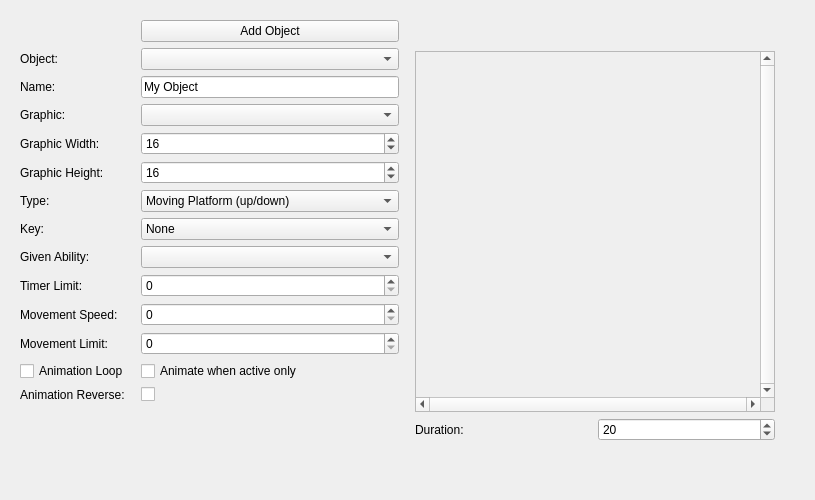
<?xml version="1.0" encoding="UTF-8"?>
<ui version="4.0">
 <class>object_tab</class>
 <widget class="QWidget" name="object_tab">
  <property name="geometry">
   <rect>
    <x>0</x>
    <y>0</y>
    <width>815</width>
    <height>500</height>
   </rect>
  </property>
  <property name="windowTitle">
   <string>Form</string>
  </property>
  <layout class="QGridLayout" name="gridLayout">
   <item row="0" column="0">
    <widget class="QWidget" name="horizontalWidget_2" native="true">
     <property name="sizePolicy">
      <sizepolicy hsizetype="Expanding" vsizetype="Expanding">
       <horstretch>0</horstretch>
       <verstretch>0</verstretch>
      </sizepolicy>
     </property>
     <property name="styleSheet">
      <string notr="true"/>
     </property>
     <layout class="QHBoxLayout" name="horizontalLayout_14">
      <property name="sizeConstraint">
       <enum>QLayout::SetNoConstraint</enum>
      </property>
      <property name="rightMargin">
       <number>20</number>
      </property>
      <item>
       <layout class="QGridLayout" name="gridLayout_13">
        <property name="bottomMargin">
         <number>20</number>
        </property>
        <item row="9" column="0">
         <widget class="QLabel" name="givenAbility_label">
          <property name="text">
           <string>Given Ability:</string>
          </property>
         </widget>
        </item>
        <item row="12" column="0">
         <widget class="QLabel" name="label_62">
          <property name="text">
           <string>Movement Limit:</string>
          </property>
         </widget>
        </item>
        <item row="4" column="2">
         <widget class="QComboBox" name="graphicfile_combo"/>
        </item>
        <item row="10" column="2">
         <widget class="QSpinBox" name="timer">
          <property name="maximum">
           <number>99999</number>
          </property>
         </widget>
        </item>
        <item row="15" column="2">
         <widget class="QCheckBox" name="animation_reverse_checkbox">
          <property name="text">
           <string/>
          </property>
         </widget>
        </item>
        <item row="11" column="0">
         <widget class="QLabel" name="label_63">
          <property name="text">
           <string>Movement Speed:</string>
          </property>
         </widget>
        </item>
        <item row="4" column="0">
         <widget class="QLabel" name="label_59">
          <property name="text">
           <string>Graphic:</string>
          </property>
         </widget>
        </item>
        <item row="1" column="2">
         <widget class="QComboBox" name="objectlist_combo"/>
        </item>
        <item row="2" column="2">
         <widget class="QLineEdit" name="name">
          <property name="text">
           <string>My Object</string>
          </property>
          <property name="maxLength">
           <number>30</number>
          </property>
         </widget>
        </item>
        <item row="10" column="0">
         <widget class="QLabel" name="label_61">
          <property name="text">
           <string>Timer Limit:</string>
          </property>
         </widget>
        </item>
        <item row="15" column="0">
         <widget class="QLabel" name="label_4">
          <property name="text">
           <string>Animation Reverse:</string>
          </property>
         </widget>
        </item>
        <item row="13" column="0">
         <widget class="QCheckBox" name="animation_loop_checkbox">
          <property name="text">
           <string>Animation Loop</string>
          </property>
         </widget>
        </item>
        <item row="13" column="2">
         <widget class="QCheckBox" name="animate_on_active_checkbox">
          <property name="text">
           <string>Animate when active only</string>
          </property>
         </widget>
        </item>
        <item row="0" column="2">
         <widget class="QPushButton" name="pushButton">
          <property name="text">
           <string>Add Object</string>
          </property>
         </widget>
        </item>
        <item row="11" column="2">
         <widget class="QSpinBox" name="speed">
          <property name="maximum">
           <number>99999</number>
          </property>
         </widget>
        </item>
        <item row="1" column="0">
         <widget class="QLabel" name="label">
          <property name="text">
           <string>Object:</string>
          </property>
         </widget>
        </item>
        <item row="16" column="0">
         <spacer name="verticalSpacer">
          <property name="orientation">
           <enum>Qt::Vertical</enum>
          </property>
          <property name="sizeHint" stdset="0">
           <size>
            <width>20</width>
            <height>40</height>
           </size>
          </property>
         </spacer>
        </item>
        <item row="6" column="0">
         <widget class="QLabel" name="label_56">
          <property name="text">
           <string>Graphic Height:</string>
          </property>
         </widget>
        </item>
        <item row="7" column="0">
         <widget class="QLabel" name="label_60">
          <property name="text">
           <string>Type:</string>
          </property>
         </widget>
        </item>
        <item row="6" column="2">
         <widget class="QSpinBox" name="graphic_h">
          <property name="minimum">
           <number>8</number>
          </property>
          <property name="maximum">
           <number>999</number>
          </property>
          <property name="value">
           <number>16</number>
          </property>
         </widget>
        </item>
        <item row="9" column="2">
         <widget class="QComboBox" name="givenAbilityComboBox"/>
        </item>
        <item row="5" column="2">
         <widget class="QSpinBox" name="graphic_w">
          <property name="minimum">
           <number>8</number>
          </property>
          <property name="maximum">
           <number>999</number>
          </property>
          <property name="value">
           <number>16</number>
          </property>
         </widget>
        </item>
        <item row="5" column="0" colspan="2">
         <widget class="QLabel" name="label_52">
          <property name="text">
           <string>Graphic Width: </string>
          </property>
         </widget>
        </item>
        <item row="7" column="2">
         <widget class="QComboBox" name="type_combo">
          <item>
           <property name="text">
            <string>Moving Platform (up/down)</string>
           </property>
          </item>
          <item>
           <property name="text">
            <string>Moving platform (left/right)</string>
           </property>
          </item>
          <item>
           <property name="text">
            <string>Disapearing Block</string>
           </property>
          </item>
          <item>
           <property name="text">
            <string>Energy Tank</string>
           </property>
          </item>
          <item>
           <property name="text">
            <string>Energy Pill (big)</string>
           </property>
          </item>
          <item>
           <property name="text">
            <string>Weapons Pill (big)</string>
           </property>
          </item>
          <item>
           <property name="text">
            <string>Enegy Pill (small)</string>
           </property>
          </item>
          <item>
           <property name="text">
            <string>Weapons Pill (small)</string>
           </property>
          </item>
          <item>
           <property name="text">
            <string>Faller Platform</string>
           </property>
          </item>
          <item>
           <property name="text">
            <string>Flying Platform</string>
           </property>
          </item>
          <item>
           <property name="text">
            <string>Fly Item</string>
           </property>
          </item>
          <item>
           <property name="text">
            <string>Coil Item</string>
           </property>
          </item>
          <item>
           <property name="text">
            <string>Active Disappearing Block</string>
           </property>
          </item>
          <item>
           <property name="text">
            <string>Expanding Ray (Horizontal)</string>
           </property>
          </item>
          <item>
           <property name="text">
            <string>Expanding Ray (Vertical)</string>
           </property>
          </item>
          <item>
           <property name="text">
            <string>Track Platform</string>
           </property>
          </item>
          <item>
           <property name="text">
            <string>Boss Teleporter</string>
           </property>
          </item>
          <item>
           <property name="text">
            <string>Destructible Wall</string>
           </property>
          </item>
          <item>
           <property name="text">
            <string>Death Ray (Vertical)</string>
           </property>
          </item>
          <item>
           <property name="text">
            <string>Death Ray (Horizontal)</string>
           </property>
          </item>
          <item>
           <property name="text">
            <string>Final Boss Teleporter</string>
           </property>
          </item>
          <item>
           <property name="text">
            <string>Platform Active Slim Opening</string>
           </property>
          </item>
          <item>
           <property name="text">
            <string>Platform Active Damaging</string>
           </property>
          </item>
          <item>
           <property name="text">
            <string>Checkpoint</string>
           </property>
          </item>
          <item>
           <property name="text">
            <string>Boss Door</string>
           </property>
          </item>
          <item>
           <property name="text">
            <string>Platform Teleporter</string>
           </property>
          </item>
          <item>
           <property name="text">
            <string>Stage Boss teleporter</string>
           </property>
          </item>
          <item>
           <property name="text">
            <string>Map Door</string>
           </property>
          </item>
          <item>
           <property name="text">
            <string>Ability Item</string>
           </property>
          </item>
          <item>
           <property name="text">
            <string>Door Key</string>
           </property>
          </item>
          <item>
           <property name="text">
            <string>Door Locked (Key)</string>
           </property>
          </item>
          <item>
           <property name="text">
            <string>Treasure Chest</string>
           </property>
          </item>
         </widget>
        </item>
        <item row="12" column="2">
         <widget class="QSpinBox" name="limit">
          <property name="maximum">
           <number>99999</number>
          </property>
         </widget>
        </item>
        <item row="2" column="0">
         <widget class="QLabel" name="label_58">
          <property name="text">
           <string>Name:</string>
          </property>
         </widget>
        </item>
        <item row="8" column="0">
         <widget class="QLabel" name="label_2">
          <property name="text">
           <string>Key:</string>
          </property>
         </widget>
        </item>
        <item row="8" column="2">
         <widget class="QComboBox" name="key_comboBox">
          <item>
           <property name="text">
            <string>None</string>
           </property>
          </item>
          <item>
           <property name="text">
            <string>Pink</string>
           </property>
          </item>
          <item>
           <property name="text">
            <string>Blue</string>
           </property>
          </item>
          <item>
           <property name="text">
            <string>Green</string>
           </property>
          </item>
          <item>
           <property name="text">
            <string>Red</string>
           </property>
          </item>
          <item>
           <property name="text">
            <string>Purple</string>
           </property>
          </item>
          <item>
           <property name="text">
            <string>Orange</string>
           </property>
          </item>
          <item>
           <property name="text">
            <string>Brown</string>
           </property>
          </item>
          <item>
           <property name="text">
            <string>Yellow</string>
           </property>
          </item>
         </widget>
        </item>
       </layout>
      </item>
      <item>
       <widget class="QWidget" name="verticalWidget_2" native="true">
        <property name="sizePolicy">
         <sizepolicy hsizetype="Ignored" vsizetype="Ignored">
          <horstretch>0</horstretch>
          <verstretch>0</verstretch>
         </sizepolicy>
        </property>
        <property name="maximumSize">
         <size>
          <width>16777215</width>
          <height>400</height>
         </size>
        </property>
        <property name="styleSheet">
         <string notr="true"/>
        </property>
        <layout class="QVBoxLayout" name="verticalLayout_9">
         <property name="leftMargin">
          <number>10</number>
         </property>
         <property name="topMargin">
          <number>1</number>
         </property>
         <item>
          <widget class="QWidget" name="verticalWidget_3" native="true">
           <property name="sizePolicy">
            <sizepolicy hsizetype="Ignored" vsizetype="Ignored">
             <horstretch>0</horstretch>
             <verstretch>0</verstretch>
            </sizepolicy>
           </property>
           <property name="styleSheet">
            <string notr="true"/>
           </property>
           <layout class="QVBoxLayout" name="verticalLayout_10">
            <property name="leftMargin">
             <number>0</number>
            </property>
            <property name="topMargin">
             <number>0</number>
            </property>
            <property name="rightMargin">
             <number>0</number>
            </property>
            <property name="bottomMargin">
             <number>0</number>
            </property>
            <item>
             <widget class="QScrollArea" name="scrollArea_5">
              <property name="sizePolicy">
               <sizepolicy hsizetype="Expanding" vsizetype="Expanding">
                <horstretch>0</horstretch>
                <verstretch>0</verstretch>
               </sizepolicy>
              </property>
              <property name="verticalScrollBarPolicy">
               <enum>Qt::ScrollBarAlwaysOn</enum>
              </property>
              <property name="horizontalScrollBarPolicy">
               <enum>Qt::ScrollBarAlwaysOn</enum>
              </property>
              <property name="widgetResizable">
               <bool>false</bool>
              </property>
              <widget class="QWidget" name="scrollAreaWidgetContents_5">
               <property name="geometry">
                <rect>
                 <x>0</x>
                 <y>0</y>
                 <width>334</width>
                 <height>305</height>
                </rect>
               </property>
               <property name="sizePolicy">
                <sizepolicy hsizetype="Expanding" vsizetype="Expanding">
                 <horstretch>100</horstretch>
                 <verstretch>100</verstretch>
                </sizepolicy>
               </property>
               <property name="autoFillBackground">
                <bool>true</bool>
               </property>
               <widget class="framesPreviewArea" name="object_preview_area" native="true">
                <property name="geometry">
                 <rect>
                  <x>0</x>
                  <y>0</y>
                  <width>181</width>
                  <height>171</height>
                 </rect>
                </property>
                <property name="styleSheet">
                 <string notr="true"/>
                </property>
               </widget>
              </widget>
             </widget>
            </item>
           </layout>
          </widget>
         </item>
         <item>
          <layout class="QHBoxLayout" name="horizontalLayout_15">
           <item>
            <widget class="QLabel" name="label_64">
             <property name="sizePolicy">
              <sizepolicy hsizetype="Minimum" vsizetype="Minimum">
               <horstretch>0</horstretch>
               <verstretch>0</verstretch>
              </sizepolicy>
             </property>
             <property name="text">
              <string>Duration:</string>
             </property>
            </widget>
           </item>
           <item>
            <widget class="QSpinBox" name="frame_duration_spinbox">
             <property name="minimum">
              <number>5</number>
             </property>
             <property name="maximum">
              <number>9999</number>
             </property>
             <property name="value">
              <number>20</number>
             </property>
            </widget>
           </item>
          </layout>
         </item>
        </layout>
       </widget>
      </item>
     </layout>
    </widget>
   </item>
  </layout>
 </widget>
 <customwidgets>
  <customwidget>
   <class>framesPreviewArea</class>
   <extends>QWidget</extends>
   <header>framespreviewarea.h</header>
   <container>1</container>
  </customwidget>
 </customwidgets>
 <resources/>
 <connections/>
</ui>
